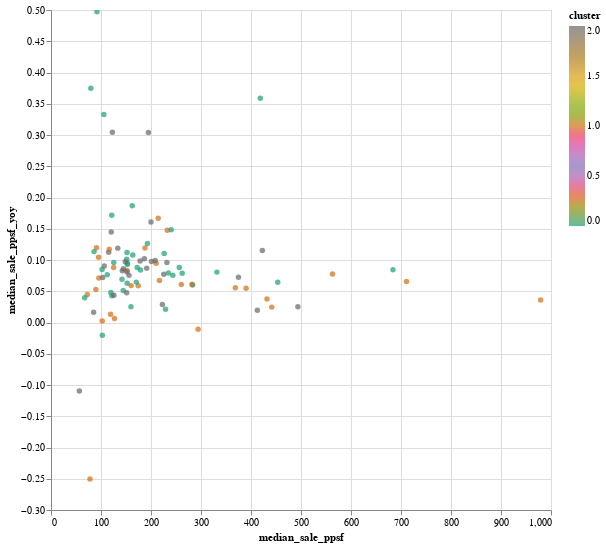

The cell this chart's notebook holds for it:
### Code cell
alt.Chart(cluster).mark_circle().encode(
    alt.X('median_sale_ppsf',
        scale=alt.Scale(zero=False)),
    y='median_sale_ppsf_yoy',
    color=alt.Color('cluster', scale=alt.Scale(scheme='dark2'))
).properties(
    width=500,
    height=500
).interactive()
